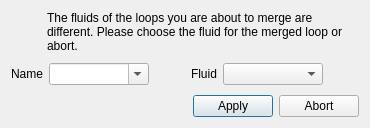
<?xml version="1.0" encoding="UTF-8"?>
<ui version="4.0">
 <class>mergeLoopsDialog</class>
 <widget class="QDialog" name="mergeLoopsDialog">
  <property name="geometry">
   <rect>
    <x>0</x>
    <y>0</y>
    <width>340</width>
    <height>128</height>
   </rect>
  </property>
  <property name="sizePolicy">
   <sizepolicy hsizetype="Preferred" vsizetype="Fixed">
    <horstretch>0</horstretch>
    <verstretch>0</verstretch>
   </sizepolicy>
  </property>
  <property name="minimumSize">
   <size>
    <width>0</width>
    <height>0</height>
   </size>
  </property>
  <property name="maximumSize">
   <size>
    <width>16777215</width>
    <height>128</height>
   </size>
  </property>
  <property name="windowTitle">
   <string>Hydraulic loops merge</string>
  </property>
  <layout class="QVBoxLayout" name="verticalLayout">
   <item>
    <layout class="QHBoxLayout" name="horizontalLayout_2">
     <item>
      <widget class="QWidget" name="differingFluidsWarningWidget" native="true">
       <property name="minimumSize">
        <size>
         <width>30</width>
         <height>30</height>
        </size>
       </property>
       <property name="styleSheet">
        <string notr="true">image: url(:/tango-icons/status/tango-icon-theme-0.8.90/scalable/status/dialog-warning.svg);</string>
       </property>
      </widget>
     </item>
     <item>
      <widget class="QLabel" name="differingFluidsWarningLabel">
       <property name="sizePolicy">
        <sizepolicy hsizetype="Expanding" vsizetype="Preferred">
         <horstretch>0</horstretch>
         <verstretch>0</verstretch>
        </sizepolicy>
       </property>
       <property name="text">
        <string>The fluids of the loops you are about to merge are different. Please choose the fluid for the merged loop or abort.</string>
       </property>
       <property name="wordWrap">
        <bool>true</bool>
       </property>
      </widget>
     </item>
    </layout>
   </item>
   <item>
    <layout class="QHBoxLayout" name="horizontalLayout">
     <item>
      <widget class="QLabel" name="loopNameLabel">
       <property name="sizePolicy">
        <sizepolicy hsizetype="Preferred" vsizetype="Fixed">
         <horstretch>0</horstretch>
         <verstretch>0</verstretch>
        </sizepolicy>
       </property>
       <property name="text">
        <string>Name</string>
       </property>
      </widget>
     </item>
     <item>
      <widget class="QComboBox" name="nameComboBox">
       <property name="sizePolicy">
        <sizepolicy hsizetype="Minimum" vsizetype="Fixed">
         <horstretch>0</horstretch>
         <verstretch>0</verstretch>
        </sizepolicy>
       </property>
       <property name="minimumSize">
        <size>
         <width>100</width>
         <height>0</height>
        </size>
       </property>
       <property name="editable">
        <bool>true</bool>
       </property>
      </widget>
     </item>
     <item>
      <widget class="QWidget" name="invalidNameWarningWidget" native="true">
       <property name="minimumSize">
        <size>
         <width>30</width>
         <height>30</height>
        </size>
       </property>
       <property name="styleSheet">
        <string notr="true">image: url(:/tango-icons/status/tango-icon-theme-0.8.90/scalable/status/dialog-warning.svg);</string>
       </property>
      </widget>
     </item>
     <item>
      <spacer name="horizontalSpacer">
       <property name="orientation">
        <enum>Qt::Horizontal</enum>
       </property>
       <property name="sizeType">
        <enum>QSizePolicy::Maximum</enum>
       </property>
       <property name="sizeHint" stdset="0">
        <size>
         <width>30</width>
         <height>20</height>
        </size>
       </property>
      </spacer>
     </item>
     <item>
      <widget class="QLabel" name="fluidLabel">
       <property name="sizePolicy">
        <sizepolicy hsizetype="Preferred" vsizetype="Fixed">
         <horstretch>0</horstretch>
         <verstretch>0</verstretch>
        </sizepolicy>
       </property>
       <property name="text">
        <string>Fluid</string>
       </property>
      </widget>
     </item>
     <item>
      <widget class="QComboBox" name="fluidComboBox">
       <property name="sizePolicy">
        <sizepolicy hsizetype="Minimum" vsizetype="Fixed">
         <horstretch>0</horstretch>
         <verstretch>0</verstretch>
        </sizepolicy>
       </property>
       <property name="minimumSize">
        <size>
         <width>100</width>
         <height>0</height>
        </size>
       </property>
      </widget>
     </item>
     <item>
      <widget class="QWidget" name="noFluidSelectedWarningWidget" native="true">
       <property name="minimumSize">
        <size>
         <width>30</width>
         <height>30</height>
        </size>
       </property>
       <property name="toolTip">
        <string>&lt;html&gt;&lt;head/&gt;&lt;body&gt;&lt;p&gt;A fluid must be selected&lt;/p&gt;&lt;/body&gt;&lt;/html&gt;</string>
       </property>
       <property name="styleSheet">
        <string notr="true">image: url(:/tango-icons/status/tango-icon-theme-0.8.90/scalable/status/dialog-warning.svg);</string>
       </property>
      </widget>
     </item>
     <item>
      <spacer name="horizontalSpacer_2">
       <property name="orientation">
        <enum>Qt::Horizontal</enum>
       </property>
       <property name="sizeHint" stdset="0">
        <size>
         <width>40</width>
         <height>20</height>
        </size>
       </property>
      </spacer>
     </item>
    </layout>
   </item>
   <item>
    <layout class="QHBoxLayout" name="horizontalLayout_5">
     <item>
      <spacer name="horizontalSpacer_4">
       <property name="orientation">
        <enum>Qt::Horizontal</enum>
       </property>
       <property name="sizeHint" stdset="0">
        <size>
         <width>40</width>
         <height>20</height>
        </size>
       </property>
      </spacer>
     </item>
     <item>
      <widget class="QPushButton" name="applyButton">
       <property name="sizePolicy">
        <sizepolicy hsizetype="Minimum" vsizetype="Fixed">
         <horstretch>0</horstretch>
         <verstretch>0</verstretch>
        </sizepolicy>
       </property>
       <property name="text">
        <string>Apply</string>
       </property>
      </widget>
     </item>
     <item>
      <widget class="QPushButton" name="abortButton">
       <property name="sizePolicy">
        <sizepolicy hsizetype="Minimum" vsizetype="Fixed">
         <horstretch>0</horstretch>
         <verstretch>0</verstretch>
        </sizepolicy>
       </property>
       <property name="text">
        <string>Abort</string>
       </property>
      </widget>
     </item>
    </layout>
   </item>
  </layout>
 </widget>
 <resources/>
 <connections/>
</ui>
